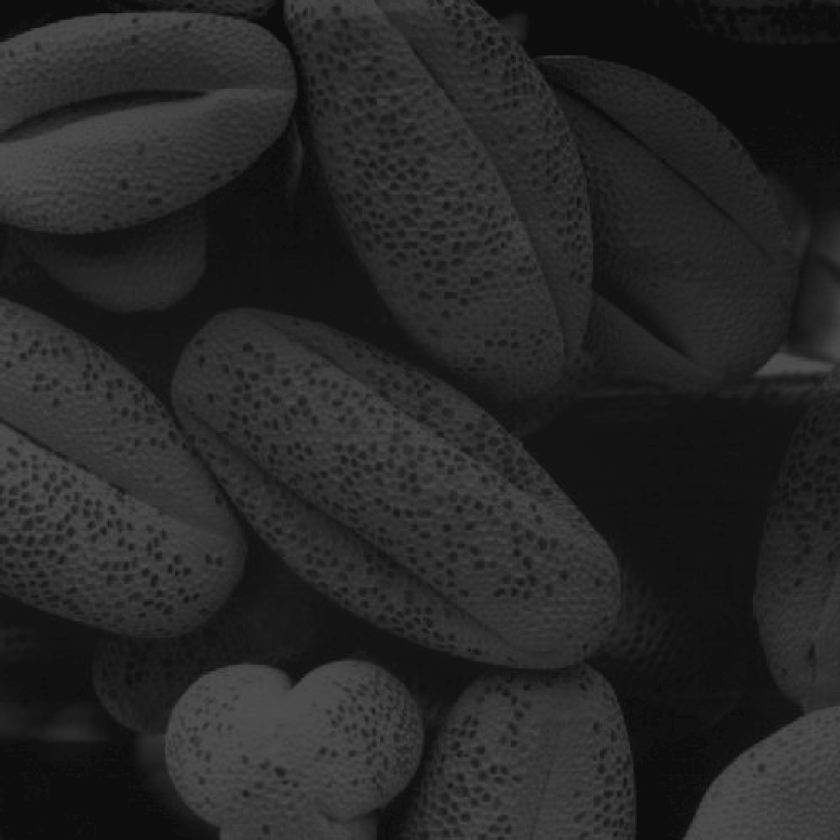
#> input picture S3/TAI/tp2/Fig0208(a).tif, 840 x 840 px, shrunk from 1021 x 1021 before the run
$ jupyter execute --allow-errors 'TP_2_-_Histogrammes (3).ipynb'   (shell and % lines are left out)
#> lines starting #> are read from the running program, lines starting #| are printed output that depends on the picture; long printed decimals are rounded
# TP à rendre 2 Egalisation d'histogrammes
Dans ce TP, nous aimerions améliorer le contraste d'images par deux méthodes. Une méthode d'expansion de la dynamique, et une méthode d'égalisaton d'histogramme. La première image3 à traiter est dans un fichier npy à loader. Le reste des images sont dans le même dossier.

[cell 1]
import numpy as np
import cv2
import matplotlib.pyplot as plt

# Lire et afficher l'image3 à utiliser

[cell 2]
# 64 size image3
images = [np.genfromtxt('image.csv', delimiter=';'),cv2.imread("Fig0208(a).tif", cv2.IMREAD_GRAYSCALE),cv2.imread("Fig0228(a).tif", cv2.IMREAD_GRAYSCALE)]
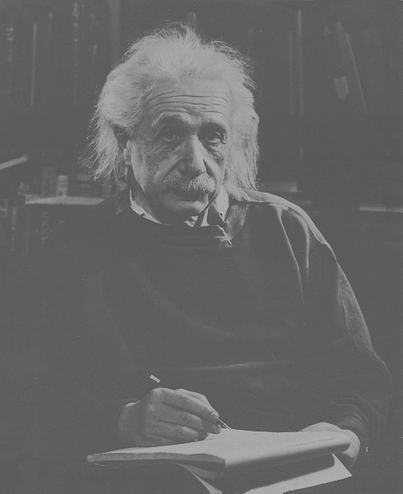
#> input picture S3/TAI/tp2/Fig0228(a).tif, 403 x 494 px, shrunk from 490 x 600 before the run
imagesBases = [images[0],cv2.imread("Fig0208(a).tif"),cv2.imread("Fig0228(a).tif")]

[cell 3]
for image in imagesBases:
    plt.imshow(image,cmap='gray')
    plt.show()
#> this loop made 3 passes

# Calculer les métriques sur l'image3
1.	Calculer la moyenne de luminance de l’image.
2.	Donner la dynamique de l’image (intervalle [Lmin, Lmax]).
3.	Calculer le contraste de l’image.
4.	Calculer l’écart type des niveaux de gris de l’image.

[cell 4]
# Moyenne de luminance
luminanceMeans = []
for image in images:
    luminanceMeans.append(image.mean())
#> after the loop, luminanceMeans = [76.08, 38.76, 102.4]
print("Moyenne de luminance",luminanceMeans)
#| Moyenne de luminance [76.078, 38.760, 102.357]

[cell 5]
# image3 Dynamic
Lmin, Lmax = [],[]
for image in images:
    Lmin.append(image.min())
    Lmax.append(image.max())
#> after the loop, Lmax = [154, 84, 187]; Lmin = [52, 9, 71]
print("luminance minimal",Lmin)
#| luminance minimal [52.0, 9, 71]
print("luminance maximal",Lmax)
#| luminance maximal [154.0, 84, 187]

[cell 6]
# image3 Contrast
contrast = []
for i in range(len(images)):
    contrast.append((Lmax[i] - Lmin[i]) / (Lmax[i] + Lmin[i]))
#> after the loop, contrast = [0.495, 0.806, 58]
print("Images Contrast",contrast)
#| Images Contrast [0.4951, 0.8065, 58.0]

[cell 7]
# Ecart type
Ecart=[]
for image in images:
    Ecart.append(image.std())
#> after the loop, Ecart = [20.92, 17.23, 20.46]
print("Ecart type",Ecart)
#| Ecart type [20.917, 17.228, 20.462]

# Histogramme et histogramme cumulé
5.	Construire l’histogramme de cette image3 ainsi que son histogramme normalisé.
6.	Construire l’histogramme cumulé de cette image3 ainsi que son histogramme cumulé normalisé.

## Histogram

[cell 8]
# Histogram
histograms=[]
for image in images:
    hist, edges = np.histogram(image, bins=range(256))
    histogram= { edges[i]:hist[i] for i in range(len(hist))}
    histograms.append( histogram )
    plt.figure(figsize=[20,5])
    plt.bar(edges[:-1], list(histogram.values()), width = 1, color='#0504aa')
    plt.show()
#> this loop made 3 passes
#> pass 1, `plt.show()`:
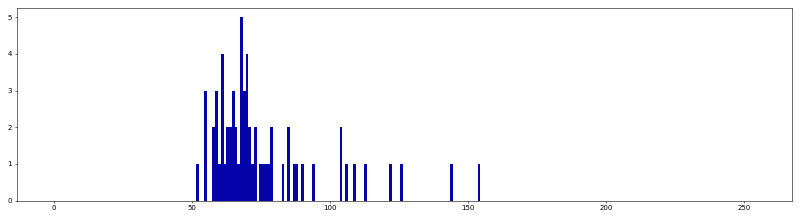
#> figure drawn by matplotlib, 1 panel; tallest bar 5 high, from x = 67.5 to 68.5
#> after the loop, histograms = 3 items

[cell 9]
Sizes=[]
for image in images:
    w, h = image.shape
    Sizes.append(w * h)
#> this loop made 3 passes
#> (w, h) on passes 1 to 3: (8, 8), (840, 840), (494, 403)
#> after the loop, Sizes = [64, 705600, 199082]
print("Sizes : ",Sizes)
#| Sizes :  [64, 705600, 199082]

## Normalized Histogram

[cell 10]
# Normalized Histogram
histogramsN=[]
for i,histogram in enumerate(histograms):
    histogramN = {}
    for key, val in histogram.items():
        histogramN[key] = val/Sizes[i]
    plt.figure(figsize=[20,5])
    plt.bar(edges[:-1], list(histogramN.values()), width = 1, color='#05a400')
    plt.show()
    histogramsN.append(histogramN)
#> after the loop, histogramsN = 3 items

## Cumulated Histogram

[cell 11]
# Cumulated Histogram
histogramsCummule=[]
for histogram in histograms:
    cummule = 0
    histogramCummule = {}
    for key, val in histogram.items():
        cummule += val
        histogramCummule[key] = cummule
    plt.figure(figsize=[20,5])
    plt.bar(edges[:-1], list(histogramCummule.values()), width = 1, color='#05aaaa')
    plt.show()
    histogramsCummule.append(histogramCummule)
#> this loop made 3 passes
#> pass 1, `plt.show()`:
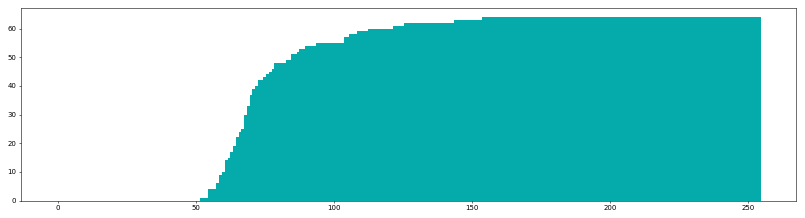
#> figure drawn by matplotlib, 1 panel
#> after the loop, histogramsCummule = 3 items

[cell 12]
# Cumulated Normalized Histogram
histogramsCummuleN=[]
for i,histogram in enumerate(histograms):
    histogramCummuleN = { key:val/Sizes[i] for key, val in histogramCummule.items()}
    plt.figure(figsize=[20,5])
    plt.bar(edges[:-1], list(histogramCummuleN.values()), width = 1, color='#e5b40a')
    plt.show()
    histogramsCummuleN.append(histogramCummuleN)
#> this loop made 3 passes
#> pass 1, `plt.show()`:
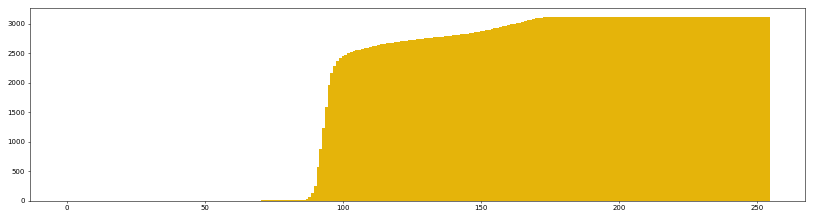
#> figure drawn by matplotlib, 1 panel
#> after the loop, histogramsCummuleN = 3 items

[cell 13]
egalisationsImage=[]
for count,image in enumerate(images):
    egalisationImage = image.copy()
    for i, row in enumerate(egalisationImage):
        for j, pixel in enumerate(row):
            egalisationImage[i][j] = np.floor(histogramCummuleN[pixel] * 255)
    fig, axs = plt.subplots(1, 2, sharey=True, tight_layout=True)
    if count>0:
        axs[0].imshow(imagesBases[count],cmap='gray')
    else:
        axs[0].imshow(image,cmap='gray')
    axs[1].imshow(egalisationImage,cmap='gray')
    plt.show()
    egalisationsImage.append(egalisationImage)
#> this loop made 3 passes
#> pass 1, `plt.show()`:
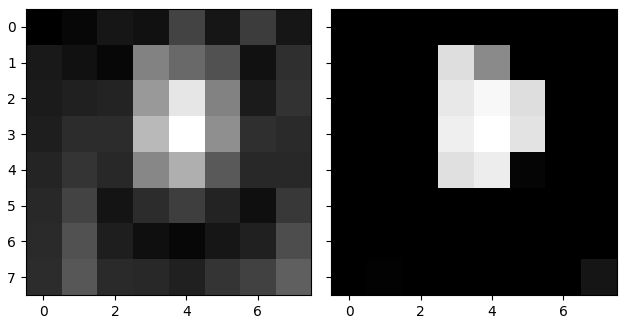
#> figure drawn by matplotlib, 2 panels
#> after the loop:
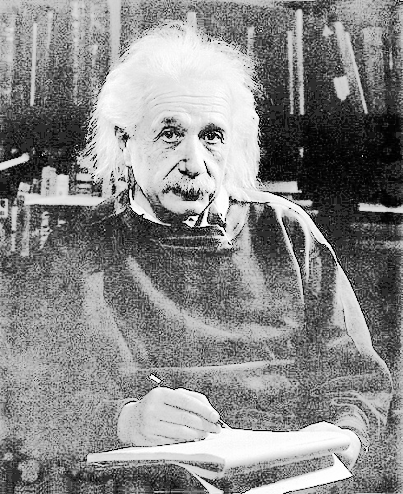
#> egalisationImage: shape (494, 403); min 0, max 255, mean 135.9
#> after the loop, egalisationsImage = 3 items

[cell 14]
etirementsImage=[]
for count,image in enumerate(images):
    etirementImage = image.copy()
    for i, row in enumerate(etirementImage):
        for j, pixel in enumerate(row):
            etirementImage[i][j] = np.floor(((pixel - Lmin[count]) * 255)/(Lmax[count] - Lmin[count]))
            # etirementImage[i][j] = np.floor(((histogramCummuleN[pixel] - Lmin) * 255)/(Lmax - Lmin))
    fig, axs = plt.subplots(1, 2, sharey=True, tight_layout=True)
    if count>0:
        axs[0].imshow(imagesBases[count])
    else:
        axs[0].imshow(image,cmap='gray')
    axs[1].imshow(etirementImage,cmap='gray')
    plt.show()
    etirementsImage.append(etirementImage)
#> this loop made 3 passes
#> pass 1, `plt.show()`:
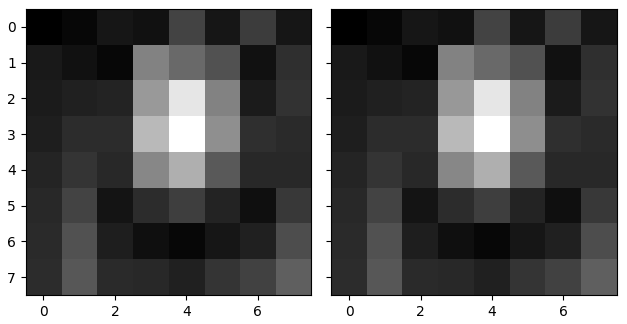
#> figure drawn by matplotlib, 2 panels
#> pass 2, `plt.show()`:
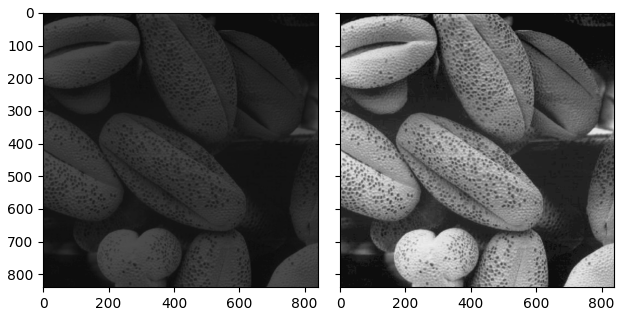
#> figure drawn by matplotlib, 2 panels
#> after the loop:
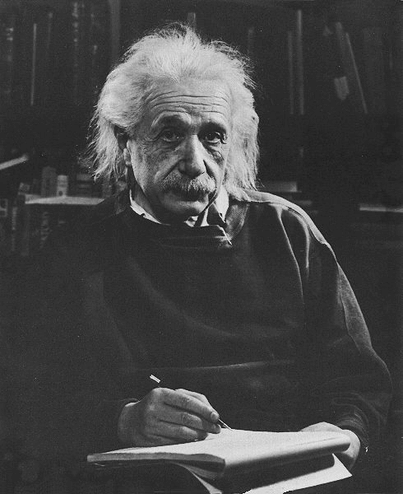
#> etirementImage: shape (494, 403); min 0, max 255, mean 68.4
#> after the loop, etirementsImage = 3 items

# Comparer votre implémentation aux fonctions de opencv

[cell 15]
#cv2.calcHist
cv2histograms=[]
for count,image in enumerate(images):
    cv2histogram=None
    if count >0:
        cv2histogram=cv2.calcHist([image], [0], None, [256], [0, 256])
    else:
        continue
    plt.figure()
    plt.title("Grayscale Histogram")
    plt.xlabel("pixels")
    plt.ylabel("Count")
    plt.plot(cv2histogram)
    plt.xlim([0, 256])
    plt.show()
    cv2histograms.append(cv2histogram)
#> this loop made 3 passes
#> pass 2, `plt.show()`:
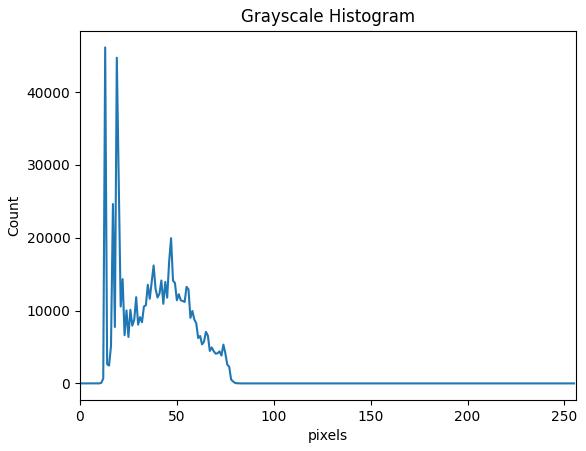
#> figure drawn by matplotlib, 1 panel; curve peaks at x = 13, y = 46139
#> after the loop, cv2histograms = 2 items
